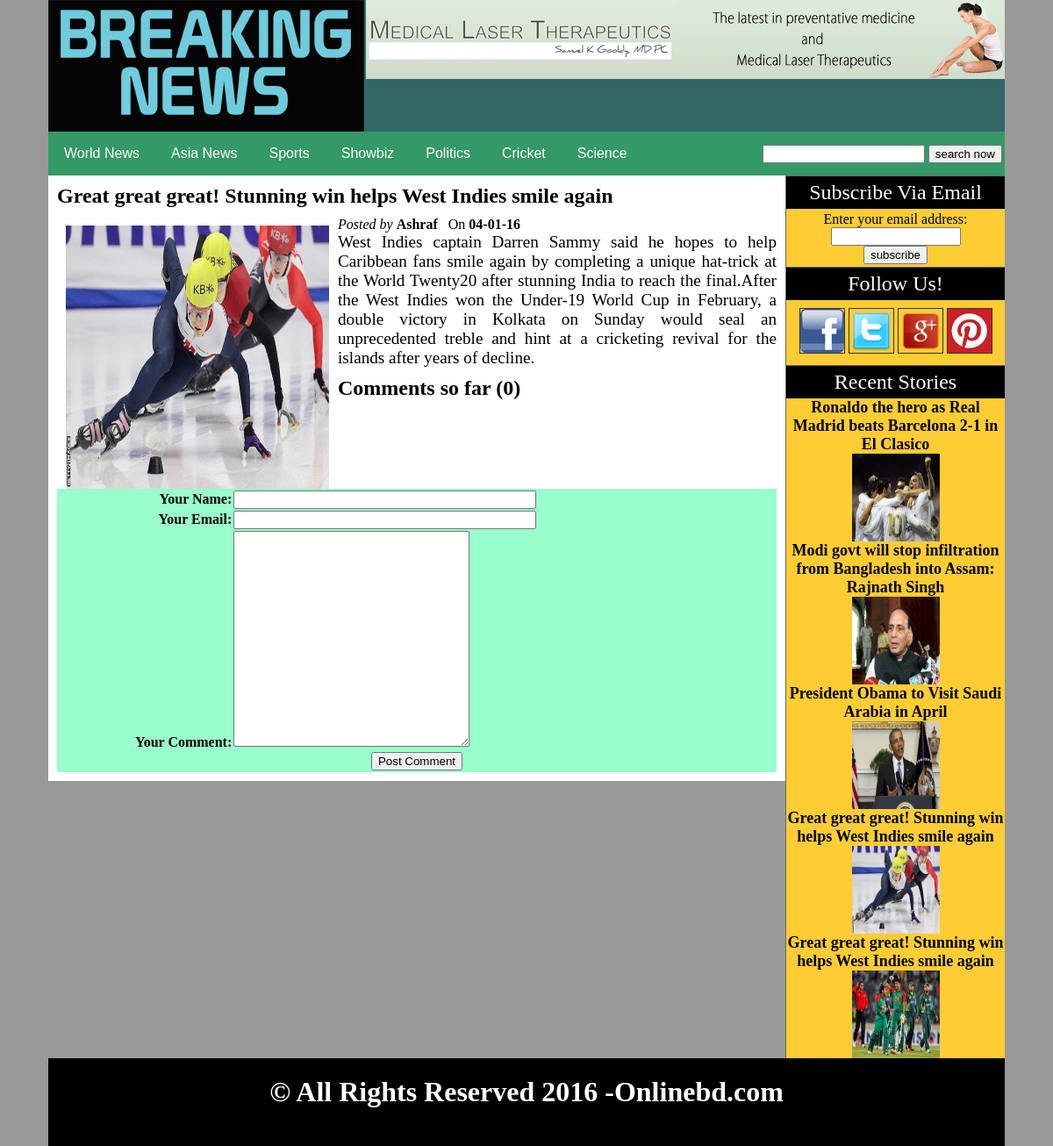
The app's page /details.php?post=7 with its own data.
### tables this page shows
CREATE TABLE IF NOT EXISTS `categories` (
  `cat_id` int(10) NOT NULL AUTO_INCREMENT,
  `cat_title` varchar(50) NOT NULL,
  PRIMARY KEY (`cat_id`)
);

CREATE TABLE IF NOT EXISTS `posts` (
  `post_id` int(10) NOT NULL AUTO_INCREMENT,
  `category_id` int(10) NOT NULL,
  `post_title` varchar(100) NOT NULL,
  `post_date` text NOT NULL,
  `post_author` varchar(50) NOT NULL,
  `post_keywords` text NOT NULL,
  `post_image` text NOT NULL,
  `post_content` text NOT NULL,
  PRIMARY KEY (`post_id`)
);

### details.php (the view, shortened to what this page needs)
<!DOCTYPE html PUBLIC "-//W3C//DTD XHTML 1.0 Transitional//EN" "http://www.w3.org/TR/xhtml1/DTD/xhtml1-transitional.dtd">
<html xmlns="http://www.w3.org/1999/xhtml">
<head>
<link rel="stylesheet" href="styles/style.css" media="all" />
</head>
<body>
<div class="container">
 <div class="head">
 <a href="index.php"> <img id="logo" src="images/news1.gif" /></a>
  <img id="banner" src="images/banner2.gif"/>
 </div>
     <?php include ("includes/navbar.php");?>
        <div class="post_area">
			 <?php
			    if(isset($_GET['post'])){
				 $post_id=$_GET['post'];
			   $get_posts="select * from posts where post_id='$post_id'";
			   $run_posts=mysql_query($get_posts);
			   while($row_posts=mysql_fetch_array($run_posts)){
				  $post_title=$row_posts['post_title'];
				  $post_date=$row_posts['post_date'];
				  $post_author=$row_posts['post_author'];
				  $post_image=$row_posts['post_image'];
				  $post_content=$row_posts['post_content'];
				echo "
				 <h2>$post_title</h2>
				 <span><i>Posted by </i> <b>$post_author </b> &nbsp; On <b>$post_date </b></span><span style='color:brown;'></span>
				 <img src='admin/news_images/$post_image' width='300' height='300'/>
				 <div>$post_content</div>
				";
			   }
			}
			include("includes/comment_form.php");
			 ?>
       </div>
      <?php include ("includes/sidebar.php");?>
 <div class="footer">
    <h1 style="padding:20px; text-align:center;"> &copy; All Rights Reserved 2016 -Onlinebd.com </h1>
 </div>
</div>
</body>
</html>

### includes/navbar.php (shortened to what this page needs)
<div class="navbar">
  <ul id="menu">
 <?php
 $get_cats="select * from categories";
 $run_cats=mysql_query($get_cats);
 while($cats_row=mysql_fetch_array($run_cats)){
  $cat_id=$cats_row['cat_id'];
  $cat_title=$cats_row['cat_title'];
  echo "<li><a href='index.php?cat=$cat_id'>$cat_title</a></li>";
 }
 ?>
  </ul>
  <div id="form">
     <form method="get" action="results.php" enctype="multipart/form-data">
   <input type="text" name="search_query" />
   <input type="submit" name="search" value="search now"/>
  </form>
  </div>
</div>

### includes/sidebar.php (shortened to what this page needs)
 <div class="side_bar">
   <div id="stitle">Subscribe Via Email </div>
   <div>
<form style="padding:3px;text-align:center;"action="http://feedburner.google.com/fb/a/mailverify"method="post" target="popupwindow"onsubmit="window.open('http://feedburner.google.com/fb/a/mailverify?uri=onlineComputerTeacherDhaka','popupwindow','scrollbars=yes,width=550,height=520');return true"><p>Enter your email address:</p><p> <input type="text" style="width:140px;" name="emai" /></p><input type="hidden" value="onlineComputerTeacherDhaka" name="uri"/><input type="hidden"name="loc" value="en-US" />
<input type="submit"  value="subscribe"/></p>
</form>
</div>
   <div id="stitle">Follow Us! </div>
     <div id="social">
	  <img src="images/fb.png" width="50" height="50"  />
	  <img src="images/twitter1.png" width="50" height="50"  />
	  <img src="images/plus.png" width="50" height="50"  />
	  <img src="images/pin.jpg" width="50" height="50" />
	 </div>
  <div id="stitle">Recent Stories </div>
        <?php
          $get_posts="select * from posts order by 1 DESC LIMIT 0,5";
	      $run_posts=mysql_query($get_posts);
         while($row_posts=mysql_fetch_array($run_posts)){
				  $post_id=$row_posts['post_id'];
				  $post_title=$row_posts['post_title'];
                  $post_image=$row_posts['post_image'];
        echo "
		        <div class='recent_post'>
				 <h2> <a  href='details.php?post=$post_id'>$post_title</a></h2>
				 <img src='admin/news_images/$post_image' width='100' height='100'/>
				 </div>
		";
	   }
     ?>
 </div>

### styles/style.css (style rules this page uses)
html, body, div, span, applet, object, iframe, h1, h2, h3, h4, h5, h6, p, blockquote, pre, a, abbr, acronym, address, big, cite, code, del, dfn, em, img, ins, kbd, q, s, samp, small, strike, strong, sub, sup, tt, var, b, u, i, center, dl, dt, dd, ol, ul, li, fieldset, form, label, legend, table, caption, tbody, tfoot, thead, tr, th, td, article, aside, canvas, details, embed, figure, figcaption, footer, header, hgroup, menu, nav, output, ruby, section, summary, time, mark, audio, video { margin: 0; padding: 0; border: 0; vertical-align: baseline; }
body { background:#999999; }
.container { width:1090px; margin:auto; }
.head { width:1090px; height:150px; background:#336666; }
#logo { float:left; }
#banner { float:right; }
.navbar { width:1090px; height:50px; background:#339966; }
#menu { line-height:50px; float:left; }
#menu li { list-stle-type:none; display:inline; }
#menu a { text-decoration:none; font-size:16px; font-family:Arial, Helvetica, sans-serif; margin:10px; padding:8px; color:#FFFFFF; }
.post_area { width:820px; background:#FFFFFF; float:left; padding:10px; }
.post_area img { padding-top:10px; padding-left:10px; padding-right:10px; float:left; }
.post_area p { margin-bottom:10px; text-align:justify; }
.post_area h2 { padding-bottom:10px; }
.side_bar { width:249px; background:#FFCC33; float:right; border-left:1px solid #666666; }
.recent_post { text-align:center; }
.recent_post a { text-decoration:none; color:#000000; font-size:18px; }
#stitle { background:#000000; color:#FFFFFF; padding:5px; font-size:24px; border-top:1px solid #666666; text-align:center; }
#social { margin:4px; padding:5px; text-align:center; }
#social img { width:50px; border:1px solid #333333; }
.footer { width:1090px; height:100px; background:#000000; color:#FFFFFF; clear:both; }
#form { float:right; line-height:50px; padding-right:3px; }

### records on screen
categories: cat_title "World News"
categories: cat_title "Asia News"
categories: cat_title "Sports"
categories: cat_title "Showbiz"
categories: cat_title "Politics"
categories: cat_title "Cricket"
categories: cat_title "Science"
posts: post_title "Great great great! Stunning win helps West Indies smile again", post_author "Ashraf", post_date "04-01-16", post_image (picture), post_content "West Indies captain Darren Sammy said he hopes to help Caribbean fans smile again by completing a unique hat-trick at the World Twenty20 after stunning India to reach the final.After the West Indies won the Under-19 World Cup in February, a double victory in Kolkata on Sunday would seal an unprecedented treble and hint at a cricketing revival for the islands after years of decline."
posts: post_title "Ronaldo the hero as Real Madrid beats Barcelona 2-1 in El Clasico", post_image (picture)
posts: post_title "Modi govt will stop infiltration from Bangladesh into Assam: Rajnath Singh", post_image (picture)
posts: post_title "President Obama to Visit Saudi Arabia in April", post_image (picture)
posts: post_title "Great great great! Stunning win helps West Indies smile again", post_image (picture)

### other values on screen
$count "0"
